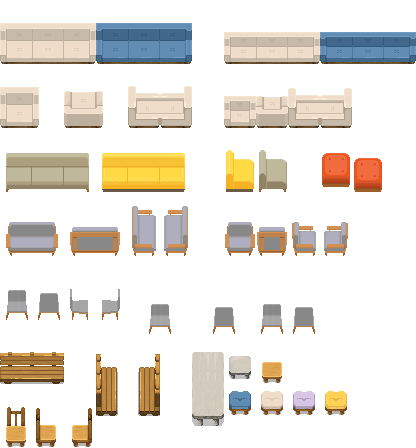
#> input picture tilesets/WA_Seats.png, 416 x 448 px
$ python custom_tiles.py
#> lines starting #> are read from the running program, lines starting #| are printed output that depends on the picture
"""Draw tilesets/elunic_custom.png: furniture the WA starter kit lacks (kicker, table tennis, TV, dart, rotated sofa)."""
from PIL import Image, ImageDraw

T = 32
COLS, ROWS = 8, 7
img = Image.new('RGBA', (COLS * T, ROWS * T), (0, 0, 0, 0))
#> img: PIL image 256x224 RGBA; every value is 0
d = ImageDraw.Draw(img)

def at(i):  # pixel origin of tile index i
    return (i % COLS) * T, (i // COLS) * T

# kicker 3x2 (tiles 0-2 / 8-10): wooden frame, green field, rods with players
x0, y0 = at(0)
d.rectangle([x0 + 4, y0 + 8, x0 + 3 * T - 5, y0 + 2 * T - 6], fill=(92, 58, 30), outline=(50, 30, 15))
d.rectangle([x0 + 10, y0 + 13, x0 + 3 * T - 11, y0 + 2 * T - 11], fill=(46, 140, 60))
d.line([x0 + 48, y0 + 13, x0 + 48, y0 + 2 * T - 11], fill=(230, 240, 230))
d.ellipse([x0 + 42, y0 + 30, x0 + 54, y0 + 42], outline=(230, 240, 230))
for i, rx in enumerate(range(x0 + 18, x0 + 3 * T - 12, 11)):
    d.line([rx, y0 + 4, rx, y0 + 2 * T - 2], fill=(190, 190, 200), width=2)
    col = (210, 40, 40) if i % 2 else (40, 70, 200)
    for py in (y0 + 22, y0 + 34, y0 + 46):
        d.rectangle([rx - 2, py - 2, rx + 2, py + 2], fill=col)
    d.rectangle([rx - 2, y0 + 1, rx + 2, y0 + 5], fill=(30, 30, 30))
    d.rectangle([rx - 2, y0 + 2 * T - 5, rx + 2, y0 + 2 * T - 1], fill=(30, 30, 30))

# table tennis 2x2 (tiles 3-4 / 11-12)
x0, y0 = at(3)
d.rectangle([x0 + 3, y0 + 3, x0 + 2 * T - 4, y0 + 2 * T - 8], fill=(30, 110, 70), outline=(240, 240, 240), width=2)
d.line([x0 + T, y0 + 3, x0 + T, y0 + 2 * T - 8], fill=(240, 240, 240))
d.rectangle([x0 + 1, y0 + T - 2, x0 + 2 * T - 2, y0 + T + 1], fill=(250, 250, 250))
for lx in (x0 + 6, x0 + 2 * T - 8):
    d.rectangle([lx, y0 + 2 * T - 8, lx + 2, y0 + 2 * T - 1], fill=(60, 60, 60))
d.ellipse([x0 + 44, y0 + 40, x0 + 49, y0 + 45], fill=(250, 140, 30))

# TV 1x3 on a left wall, screen facing right (tiles 5 / 13 / 21)
x0, y0 = at(5)
d.rectangle([x0 + 2, y0 + 2, x0 + 9, y0 + 3 * T - 3], fill=(25, 25, 30))
d.rectangle([x0 + 9, y0 + 4, x0 + 13, y0 + 3 * T - 5], fill=(40, 40, 48))
d.rectangle([x0 + 10, y0 + 6, x0 + 12, y0 + 3 * T - 7], fill=(70, 120, 190))

# dart board (tile 6)
x0, y0 = at(6)
for r, c in ((13, (30, 30, 30)), (11, (230, 210, 150)), (8, (200, 40, 40)), (5, (230, 210, 150)), (2, (40, 150, 60))):
    d.ellipse([x0 + 16 - r, y0 + 16 - r, x0 + 16 + r, y0 + 16 + r], fill=c)

# urinal on a left wall, facing right (tile 7)
x0, y0 = at(7)
d.rectangle([x0 + 1, y0 + 6, x0 + 4, y0 + 26], fill=(150, 160, 170))
d.rounded_rectangle([x0 + 3, y0 + 8, x0 + 16, y0 + 24], radius=6, fill=(235, 240, 245), outline=(150, 160, 170))
d.ellipse([x0 + 7, y0 + 12, x0 + 13, y0 + 20], fill=(200, 215, 225))

# 3-seat sofa (WA_Seats 1375-1377 / 1388-1390) rotated so it faces left: 2x3 at tiles 16-17 / 24-25 / 32-33
seats = Image.open('tilesets/WA_Seats.png').convert('RGBA')
#> seats is the input picture: PIL image 416x448 RGBA; mean R, G, B, A 53, 47.7, 40.2, 74.9
sofa = seats.crop((0, 0, 3 * T, 2 * T)).rotate(-90, expand=True)   # 64x96, back on the right
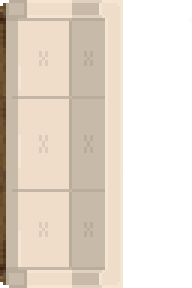
#> sofa: PIL image 64x96 RGBA (shown 3 times larger); mean R, G, B, A 138.3, 127.6, 115.4, 163; transparent parts drawn white
x0, y0 = at(16)
img.alpha_composite(sofa, (x0, y0))

# sink (WA_Other_Furniture 282) turned towards a side wall: tile 19 back on the left, tile 20 back on the right
other = Image.open('tilesets/WA_Other_Furniture.png').convert('RGBA')
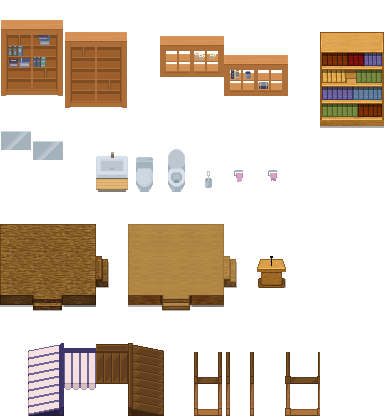
#> input picture tilesets/WA_Other_Furniture.png, 384 x 416 px
#> other is the input picture: PIL image 384x416 RGBA; mean R, G, B, A 49.1, 36.5, 23.5, 81.5
sink = other.crop((3 * T, 5 * T, 4 * T, 6 * T))
img.alpha_composite(sink.rotate(90), at(19)); img.alpha_composite(sink.rotate(-90), at(20))

# 3-seat bench/sofa (WA_Seats 1440-1442) turned vertical: 1x3 at tiles 14 / 22 / 30
bench = seats.crop((0, 5 * T, 3 * T, 6 * T)).rotate(-90, expand=True)
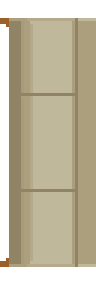
#> bench: PIL image 32x96 RGBA (shown 3 times larger); mean R, G, B, A 138.3, 129.7, 105.5, 201; transparent parts drawn white
img.alpha_composite(bench, at(14))

# planter strip that sits in the top half of a tile, so it touches a desk edge that starts mid-tile (tile 15)
x0, y0 = at(15)
d.rectangle([x0, y0 + 9, x0 + T - 1, y0 + 16], fill=(235, 235, 230), outline=(170, 170, 165))
for px in range(x0 + 2, x0 + T - 2, 5):
    d.polygon([(px, y0 + 10), (px + 2, y0 + 1), (px + 4, y0 + 10)], fill=(70, 150, 60))
    d.polygon([(px + 1, y0 + 10), (px + 3, y0 + 4), (px + 5, y0 + 10)], fill=(40, 115, 45))

# 2-seat sofa (WA_Seats 1405/1406/1418/1419) squeezed into one tile row: tiles 26-27 facing up, 34-35 facing down
two = seats.crop((4 * T, 2 * T, 6 * T, 4 * T))
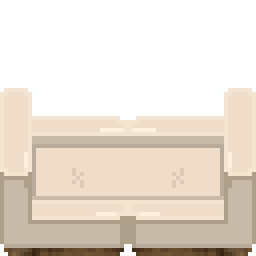
#> two: PIL image 64x64 RGBA (shown 4 times larger); mean R, G, B, A 122.8, 113.5, 102.6, 144.9; transparent parts drawn white
two = two.crop(two.getbbox()).resize((2 * T, T), Image.NEAREST)
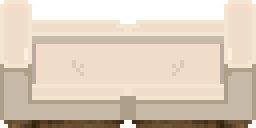
#> two: PIL image 64x32 RGBA (shown 4 times larger); mean R, G, B, A 188.6, 173.9, 157, 222.6; transparent parts drawn white
img.alpha_composite(two, at(26)); img.alpha_composite(two.transpose(Image.FLIP_TOP_BOTTOM), at(34))

# kitchen: counter top (28), counter with stove (23), counter with sink (31), water dispenser facing down (18)
def counter(i):
    x0, y0 = at(i)
    d.rectangle([x0 + 1, y0, x0 + T - 2, y0 + T - 1], fill=(225, 215, 195), outline=(150, 135, 110))
    return x0, y0
counter(28)
x0, y0 = counter(23)
d.rectangle([x0 + 4, y0 + 4, x0 + T - 5, y0 + T - 5], fill=(45, 45, 50))
for cx, cy in ((10, 10), (22, 10), (10, 22), (22, 22)):
    d.ellipse([x0 + cx - 4, y0 + cy - 4, x0 + cx + 4, y0 + cy + 4], outline=(200, 70, 50), width=2)
x0, y0 = counter(31)
d.rounded_rectangle([x0 + 6, y0 + 6, x0 + T - 7, y0 + T - 7], radius=4, fill=(200, 210, 220), outline=(130, 140, 150))
d.ellipse([x0 + 14, y0 + 14, x0 + 18, y0 + 18], fill=(110, 120, 130))
d.rectangle([x0 + T - 6, y0 + 13, x0 + T - 3, y0 + 19], fill=(160, 165, 170))
x0, y0 = at(18)
d.rectangle([x0 + 9, y0 + 12, x0 + 22, y0 + 30], fill=(235, 238, 242), outline=(150, 155, 165))
d.ellipse([x0 + 8, y0 + 1, x0 + 23, y0 + 14], fill=(140, 195, 235), outline=(90, 140, 190))
d.rectangle([x0 + 14, y0 + 20, x0 + 17, y0 + 23], fill=(70, 120, 200))
d.rectangle([x0 + 11, y0 + 25, x0 + 20, y0 + 27], fill=(120, 125, 135))

# one tall fridge over two tiles (29 top / 37 bottom), seen from above, door facing right into the room
x0, y0 = at(29)
d.rounded_rectangle([x0 + 3, y0 + 2, x0 + T - 4, y0 + 2 * T - 3], radius=3, fill=(205, 212, 220), outline=(120, 128, 140))
d.line([x0 + 4, y0 + 22, x0 + T - 5, y0 + 22], fill=(140, 148, 160))
d.rectangle([x0 + T - 9, y0 + 8, x0 + T - 7, y0 + 18], fill=(90, 95, 105))
d.rectangle([x0 + T - 9, y0 + 28, x0 + T - 7, y0 + 50], fill=(90, 95, 105))

# counter with a coffee machine fully on it (39)
x0, y0 = counter(39)
d.rectangle([x0 + 7, y0 + 4, x0 + 24, y0 + 26], fill=(40, 40, 45), outline=(20, 20, 22))
d.rectangle([x0 + 10, y0 + 7, x0 + 21, y0 + 12], fill=(80, 140, 200))
d.rectangle([x0 + 12, y0 + 16, x0 + 19, y0 + 19], fill=(150, 150, 155))
d.rectangle([x0 + 13, y0 + 20, x0 + 18, y0 + 25], fill=(245, 245, 240), outline=(120, 90, 60))

# gong on a wooden frame, 2x2 at tiles 40-41 / 48-49
x0, y0 = at(40)
wood, dark = (120, 78, 40), (70, 45, 22)
d.rectangle([x0 + 4, y0 + 6, x0 + 7, y0 + 2 * T - 2], fill=wood, outline=dark)            # left post
d.rectangle([x0 + 2 * T - 8, y0 + 6, x0 + 2 * T - 5, y0 + 2 * T - 2], fill=wood, outline=dark)  # right post
d.rectangle([x0 + 2, y0 + 3, x0 + 2 * T - 3, y0 + 8], fill=wood, outline=dark)             # top beam
d.rectangle([x0 + 1, y0 + 2 * T - 4, x0 + 12, y0 + 2 * T - 1], fill=dark)                 # feet
d.rectangle([x0 + 2 * T - 13, y0 + 2 * T - 4, x0 + 2 * T - 2, y0 + 2 * T - 1], fill=dark)
d.line([x0 + 26, y0 + 8, x0 + 26, y0 + 14], fill=(40, 40, 40)); d.line([x0 + 37, y0 + 8, x0 + 37, y0 + 14], fill=(40, 40, 40))
d.ellipse([x0 + 12, y0 + 13, x0 + 51, y0 + 52], fill=(196, 150, 52), outline=(120, 85, 20), width=2)  # bronze disc
d.ellipse([x0 + 22, y0 + 23, x0 + 41, y0 + 42], fill=(222, 182, 80), outline=(160, 118, 40))
d.ellipse([x0 + 28, y0 + 29, x0 + 35, y0 + 36], fill=(150, 108, 30))
d.line([x0 + 50, y0 + 40, x0 + 58, y0 + 56], fill=dark, width=2); d.ellipse([x0 + 46, y0 + 36, x0 + 52, y0 + 42], fill=(200, 60, 50))  # mallet

# small gong: the 2x2 gong scaled into one tile (42)
big = img.crop((at(40)[0], at(40)[1], at(40)[0] + 2 * T, at(40)[1] + 2 * T))
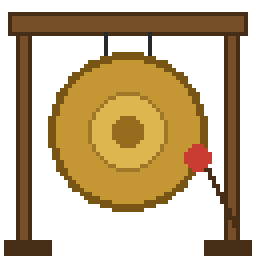
#> big: PIL image 64x64 RGBA (shown 4 times larger); mean R, G, B, A 76.9, 55.7, 22, 133.6; transparent parts drawn white
img.paste(Image.new('RGBA', (T, T), (0, 0, 0, 0)), at(42))
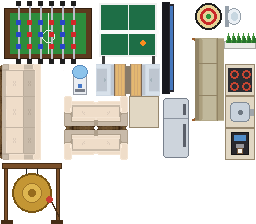
#> img: PIL image 256x224 RGBA; mean R, G, B, A 81.1, 82.3, 70, 134.3; transparent parts drawn white
img.alpha_composite(big.resize((T, T), Image.LANCZOS), at(42))

img.save('tilesets/elunic_custom.png')
